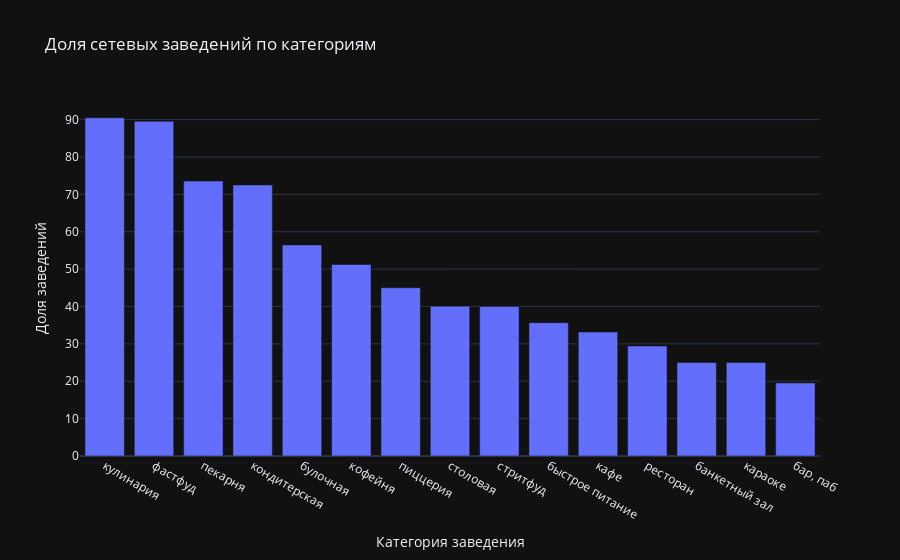

The code cell stored with this chart in its notebook:
### Markdown cell above
Видно, что в процентном соотношении пекарен, фастфуда, кондитерских больше сетевых. Меньше сетевых в процентном соотношении баров, караоке и банкетных залов. Кулинарию не учитываем, как наиболее "сетевую", так как их в нашей выборке очень мало.

### Code cell
fig = px.bar(result, 
             x='category', 
             y= 'percentage', 
             title = 'Доля сетевых заведений по категориям', 
             barmode='group')
fig.update_layout(xaxis_title = 'Категория заведения',
                  yaxis_title = 'Доля заведений')
fig.update_traces(hovertemplate = 'Категория: %{x} <br>Доля: %{y}')
fig.show()

### Figure 1 — Plotly figure (JSON) as saved in the notebook; plotly's stock layout.template omitted (floating-point values rounded to 4 significant figures)
{"data": [{"alignmentgroup": "True", "hovertemplate": "Категория: %{x} <br>Доля: %{y}", "legendgroup": "", "marker": {"color": "#636efa", "pattern": {"shape": ""}}, "name": "", "offsetgroup": "", "orientation": "v", "showlegend": false, "textposition": "auto", "x": ["кулинария", "фастфуд", "пекарня", "кондитерская", "булочная", "кофейня", "пиццерия", "столовая", "стритфуд", "быстрое питание", "кафе", "ресторан", "банкетный зал", "караоке", "бар, паб"], "xaxis": "x", "y": [90.48, 89.54, 73.56, 72.5, 56.47, 51.23, 45.02, 40.09, 40.0, 35.66, 33.18, 29.42, 25.0, 25.0, 19.56], "yaxis": "y", "type": "bar"}], "layout": {"xaxis": {"anchor": "y", "domain": [0.0, 1.0], "title": {"text": "Категория заведения"}}, "yaxis": {"anchor": "x", "domain": [0.0, 1.0], "title": {"text": "Доля заведений"}}, "legend": {"tracegroupgap": 0}, "title": {"text": "Доля сетевых заведений по категориям"}, "barmode": "group"}}
